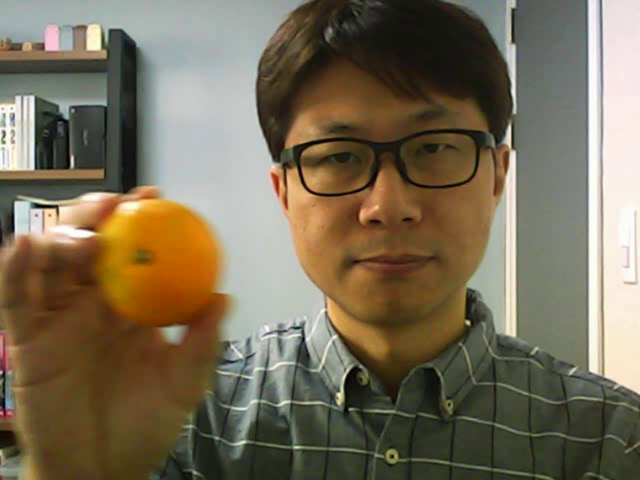
#> input picture frame 24 of ch10/camshift.avi, 640 x 480 px, given in place of video2.mp4, which was not available
$ python camera_in.py
#> lines starting #> are read from the running program, lines starting #| are printed output that depends on the picture
import sys
import cv2

# 카메라 열기
cap = cv2.VideoCapture('video2.mp4') # 0번째 카메라 open(사용)
# cap.open(0)

if not cap.isOpened():
    print('camera or video open failed!')
    sys.exit()

# frame 속성 받아오기(get)
w = int(cap.get(cv2.CAP_PROP_FRAME_WIDTH)) # w값 구하기
h = int(cap.get(cv2.CAP_PROP_FRAME_HEIGHT)) # h값 구하기

# frame 속성 수정(set)
# cap.set(cv2.CAP_PROP_FRAME_WIDTH, 320)
# cap.set(cv2.CAP_PROP_FRAME_HEIGHT, 240)

print(w, h)


while True:
    # 현재 오픈되어있는 카메라에서 한프레임씩 가져옴
    ret, frame = cap.read() # retval = True/False, image
#> frame is the input picture: shape (480, 640, 3); mean B, G, R 86.9, 108.5, 119.9

    if not ret:
        break

    # frame을 사용하여 처리하는 코드 생성 area
    edge = cv2.Canny(frame, 50, 150) # 윤곽선을 만드는 전처리
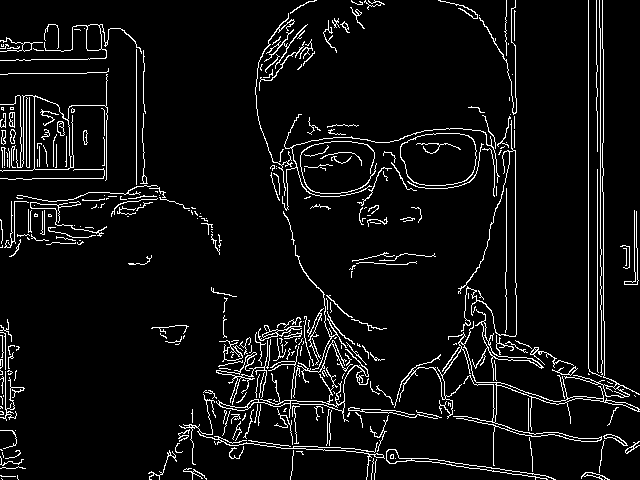
#> edge: shape (480, 640); 6.2% white in thin lines or dots

    cv2.imshow('frame', frame)
    cv2.imshow('edge', edge)
    if cv2.waitKey(20) == 27: # ESC
#> (key Esc is pressed here)
        break

cap.release()
cv2.destroyAllWindows()

$ run again, starting later in the video
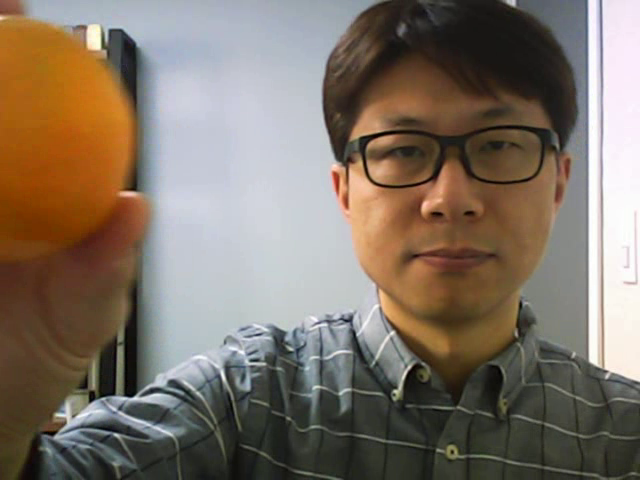
#> input picture frame 111 of ch10/camshift.avi, 640 x 480 px, given in place of video2.mp4, which was not available
#> frame is the input picture: shape (480, 640, 3); mean B, G, R 102.2, 114.8, 127.3
#> `edge = cv2.Canny(frame, 50, 150)`:
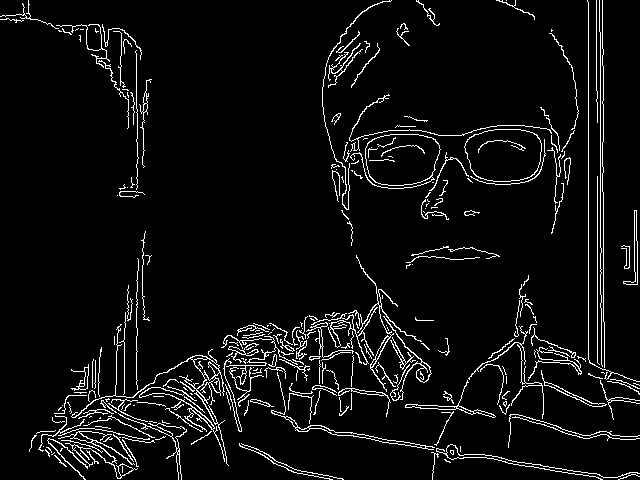
#> edge: shape (480, 640); 5.5% white in thin lines or dots

$ run again, starting later in the video
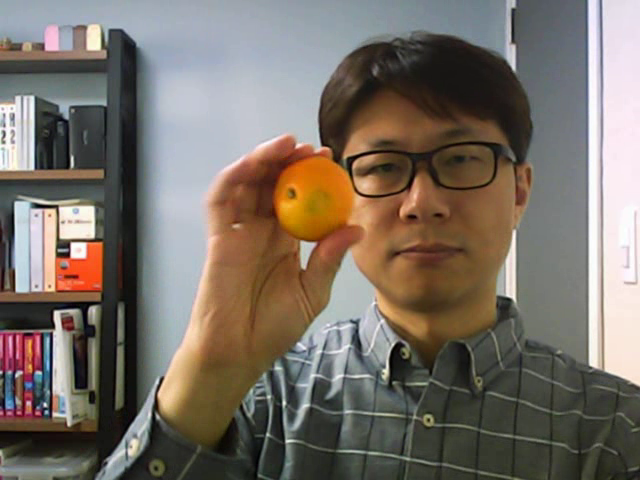
#> input picture frame 197 of ch10/camshift.avi, 640 x 480 px, given in place of video2.mp4, which was not available
#> frame is the input picture: shape (480, 640, 3); mean B, G, R 102, 111.3, 120.5
#> `edge = cv2.Canny(frame, 50, 150)`:
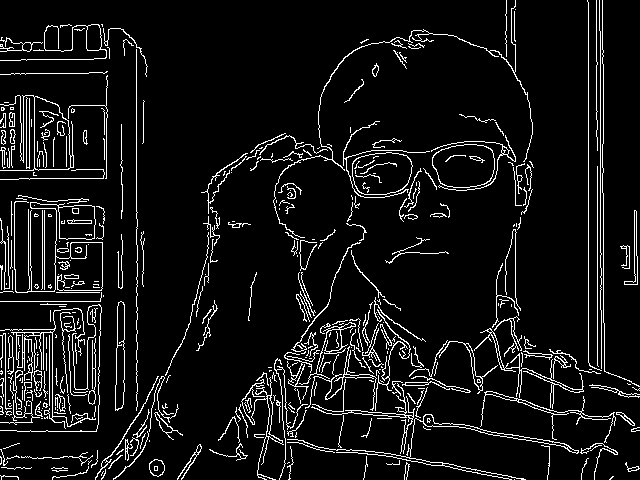
#> edge: shape (480, 640); 7.6% white in thin lines or dots
